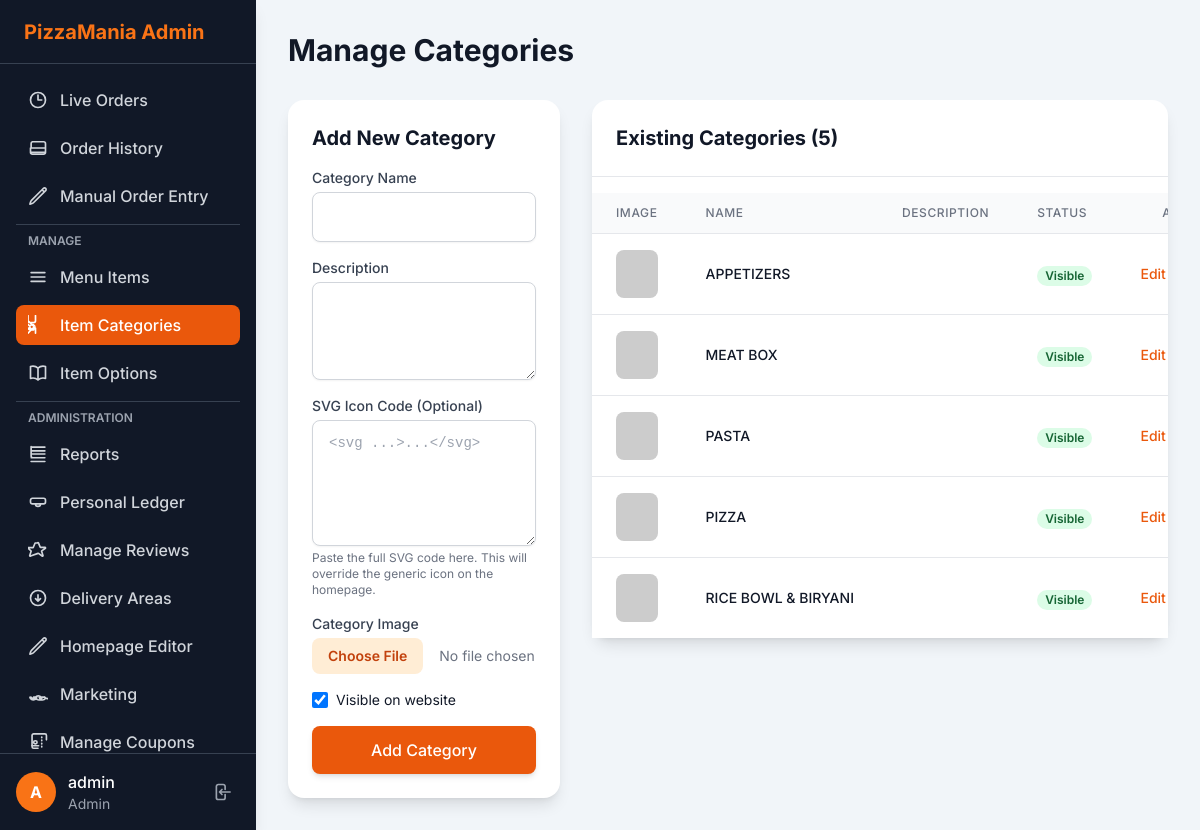
The app's page /admin/manage_categories.php (signed in), older data.
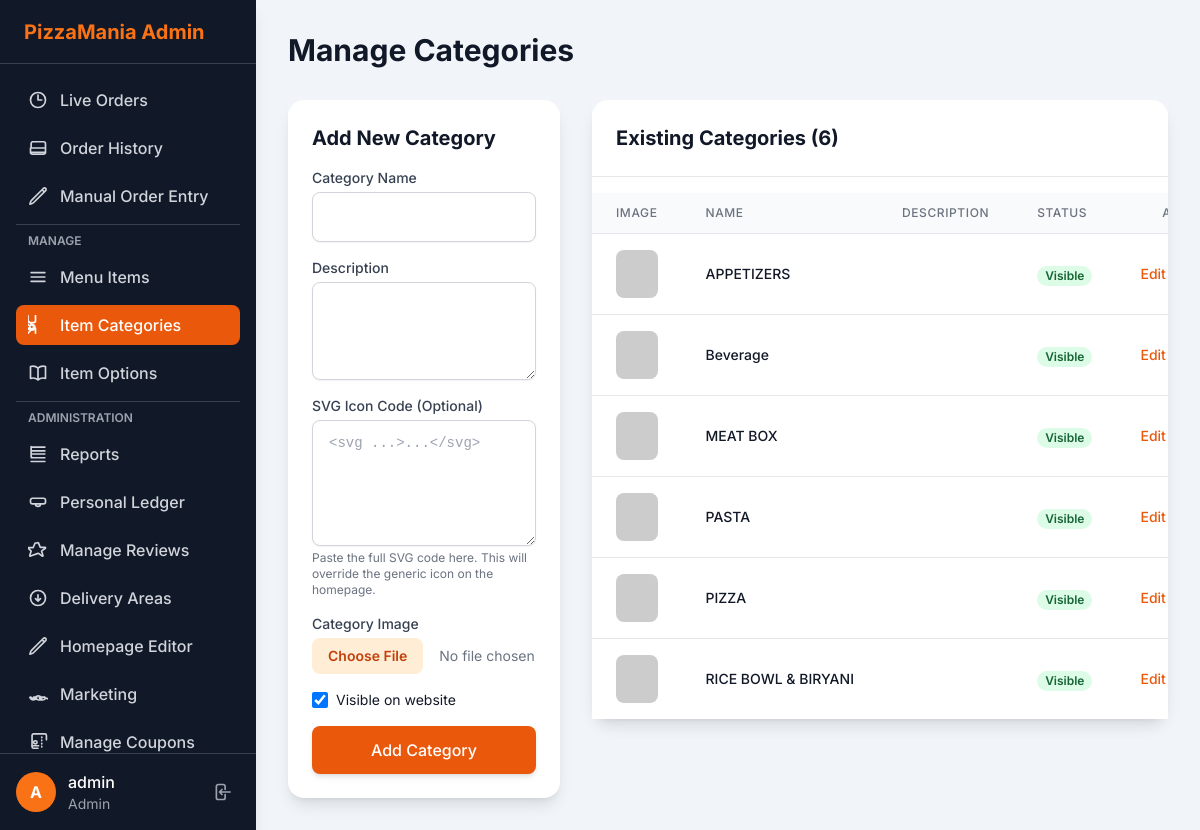
The same page, newer data.
### tables this page shows
CREATE TABLE IF NOT EXISTS `categories` (
  `id` int NOT NULL AUTO_INCREMENT,
  `name` varchar(100) NOT NULL,
  `description` text,
  `image` varchar(255) DEFAULT NULL,
  `svg_icon` text,
  `is_visible` tinyint(1) NOT NULL DEFAULT '1',
  PRIMARY KEY (`id`)
);

### config.php (called while the page is built, shortened)
<?php
function e($data) {
    return htmlspecialchars($data ?? '', ENT_QUOTES, 'UTF-8');
}
?>

### admin/manage_categories.php (the view, shortened to what the changed rows need)
<?php
require_once('header.php');
$action = $_GET['action'] ?? 'list';
$page_title = 'Manage Categories';
$categories = [];
$result = $db->query("SELECT * FROM categories ORDER BY name ASC");
if ($result) {
    while ($row = $result->fetch_assoc()) {
        $categories[] = $row;
    }
}
?>
<h1 class="text-3xl font-bold text-gray-900 mb-8"><?php echo e($page_title); ?></h1>
<div class="grid grid-cols-1 lg:grid-cols-3 gap-8">
    <div class="lg:col-span-1">
        <div class="bg-white p-6 rounded-2xl shadow-lg">
            <h2 class="text-xl font-bold text-gray-900 mb-4">
                <?php echo ($action === 'edit') ? 'Edit Category' : 'Add New Category'; ?>
            </h2>
        </div>
    </div>
    <div class="lg:col-span-2">
        <div class="bg-white rounded-2xl shadow-lg">
            <h2 class="text-xl font-bold text-gray-900 mb-4 p-6 border-b border-gray-200">
                Existing Categories (<?php echo count($categories); ?>)
            </h2>
            <div class="overflow-x-auto">
                <table class="min-w-full divide-y divide-gray-200">
                    <thead class="bg-gray-50">
                        <tr>
                            <th scope="col" class="px-6 py-3 text-left text-xs font-medium text-gray-500 uppercase tracking-wider">Image</th>
                            <th scope="col" class="px-6 py-3 text-left text-xs font-medium text-gray-500 uppercase tracking-wider">Name</th>
                            <th scope="col" class="px-6 py-3 text-left text-xs font-medium text-gray-500 uppercase tracking-wider">Description</th>
                            <th scope="col" class="px-6 py-3 text-left text-xs font-medium text-gray-500 uppercase tracking-wider">Status</th>
                            <th scope="col" class="px-6 py-3 text-right text-xs font-medium text-gray-500 uppercase tracking-wider">Actions</th>
                        </tr>
                    </thead>
                    <tbody class="bg-white divide-y divide-gray-200">
                        <?php if (empty($categories)): ?>
                            <tr>
                                <td colspan="5" class="px-6 py-4 text-center text-gray-500">
                                    No categories found. Add one using the form!
                                </td>
                            </tr>
                        <?php else: ?>
                            <?php foreach ($categories as $category): ?>
                                <tr>
                                    <td class="px-6 py-4 whitespace-nowrap">
                                        <img
                                            src="<?php echo e(BASE_URL . ($category['image'] ?? '/uploads/placeholder.png')); ?>"
                                            alt="<?php echo e($category['name']); ?>"
                                            class="w-12 h-12 object-cover rounded-lg"
                                            onerror="this.src='https://placehold.co/100x100/EFEFEF/AAAAAA?text=No+Image'"
                                        >
                                    </td>
                                    <td class="px-6 py-4 whitespace-nowrap">
                                        <div class="text-sm font-medium text-gray-900"><?php echo e($category['name']); ?></div>
                                    </td>
                                    <td class="px-6 py-4 whitespace-nowrap">
                                    </td>
                                    <td class="px-6 py-4 whitespace-nowrap">
                                        <?php if ($category['is_visible']): ?>
                                            <span class="px-2 inline-flex text-xs leading-5 font-semibold rounded-full bg-green-100 text-green-800">
                                                Visible
                                            </span>
                                        <?php else: ?>
                                            <span class="px-2 inline-flex text-xs leading-5 font-semibold rounded-full bg-gray-100 text-gray-800">
                                                Hidden
                                            </span>
                                        <?php endif; ?>
                                    </td>
                                    <td class="px-6 py-4 whitespace-nowrap text-right text-sm font-medium space-x-2">
                                        <a href="manage_categories.php?action=edit&id=<?php echo e($category['id']); ?>" class="text-orange-600 hover:text-orange-900">Edit</a>
                                    </td>
                                </tr>
                            <?php endforeach; ?>
                        <?php endif; ?>
                    </tbody>
                </table>
            </div>
        </div>
    </div>
</div>
<?php
require_once('footer.php');
?>

Row changes from the older to the newer data that the page shows:
added categories: name "Beverage", is_visible "Visible"
Text that changed along with them:
count($categories): "5" → "6"
